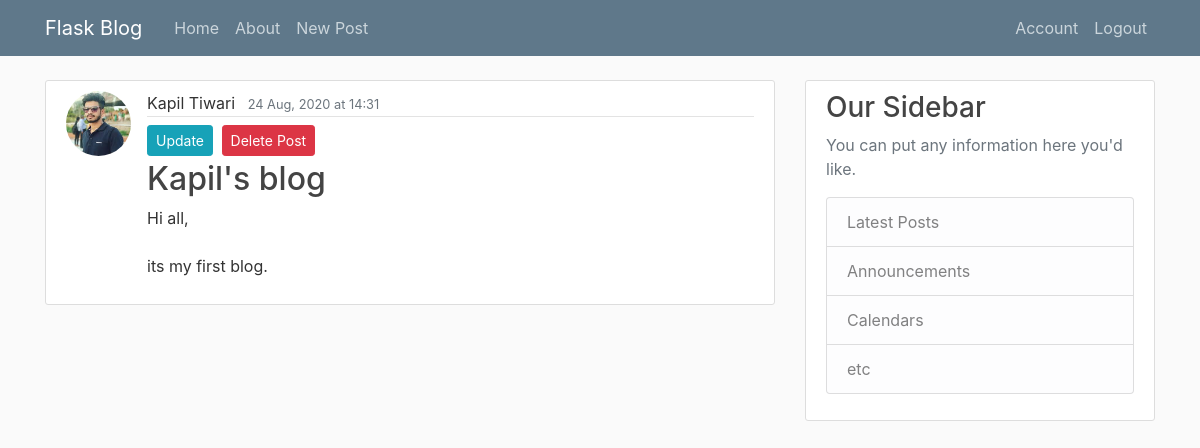
The page /post/20 (signed in) on the database its author committed.
### blog/models.py (models this page shows, shortened)
class User (db.Model, UserMixin):
    id = db.Column(db.Integer, primary_key = True)
    username = db.Column(db.String(20), unique = True, nullable = False)
    email = db.Column(db.String(120), unique=True, nullable=False)
    image_file = db.Column(db.String(20), nullable=False, default = 'default.jpg')
    password = db.Column(db.String(60), nullable=False)
    posts = db.relationship('Post', backref = 'author', lazy = True)

class Post(db.Model):
    id = db.Column('post_id', db.Integer, primary_key=True)
    title = db.Column(db.String(120),  nullable=False)
    date_posted = db.Column(db.DateTime, nullable=False, default = datetime.utcnow)
    contents = db.Column(db.Text, nullable = False)
    user_id = db.Column(db.Integer, db.ForeignKey('user.id'), nullable = False)

### blog/posts/routes.py (the view)
@posts_bp.route('/post/<int:post_id>')
@login_required
def post(post_id):
    post = Post.query.get_or_404(post_id)
    return render_template('post.html', title=post.title, post = post, date_format=date_format)

### blog/main/utils.py (called while the page is built)
def date_format(mydate):
    mydate = mydate.replace(tzinfo=pytz.UTC)
    mydate = mydate.replace(tzinfo=pytz.UTC)
    return mydate.astimezone(tzlocal()).strftime('%d %b, %Y at %H:%M')

### blog/models.py (called while the page is built)
@login_manager.user_loader
def load_user(user_id):
    return User.query.get(int(user_id))

### blog/templates/post.html (shortened to what this page needs)
{% extends "layout.html" %}
{% block content %}
<article class="media content-section">
    <img class="rounded-circle article-img"
         src="{{ url_for('static', filename='profile_pics/' + post.author.image_file) }}">
    <div class="media-body">
        <div class="article-metadata">
            <a class="mr-2">{{ post.author.username }}</a>
            <small class="text-muted">{{ date_format(post.date_posted) }}</small>
        </div>
        <a class="btn btn-info btn-sm mt-1 mb-1" href="{{ url_for('posts_bp.update_post', post_id=post.id)  }}">Update</a>
        <button type="button" class="btn btn-danger btn-sm m-1" data-toggle="modal" data-target="#deleteModal">
            Delete Post
        </button>
        <h2><a class="article-title">{{ post.title }}</a></h2>
        <p class="article-content">{{ post.contents }}</p>
    </div>
</article>
{% endblock %}

### blog/static/main.css (style rules this page uses)
body { background: #fafafa; color: #333333; margin-top: 5rem; }
h1, h2, h3, h4, h5, h6 { color: #444444; }
.content-section { background: #ffffff; padding: 10px 20px; border: 1px solid #dddddd; border-radius: 3px; margin-bottom: 20px; }
.article-title { color: #444444; }
.article-content { white-space: pre-line; }
.article-img { height: 65px; width: 65px; margin-right: 16px; }
.article-metadata { padding-bottom: 1px; margin-bottom: 4px; border-bottom: 1px solid #e3e3e3 }

### rows shown on the page
User: image_file (picture), author.username "Kapil Tiwari"
Post: date_posted "24 Aug, 2020 at 14:31", title "Kapil's blog", contents "Hi all, its my first blog."
